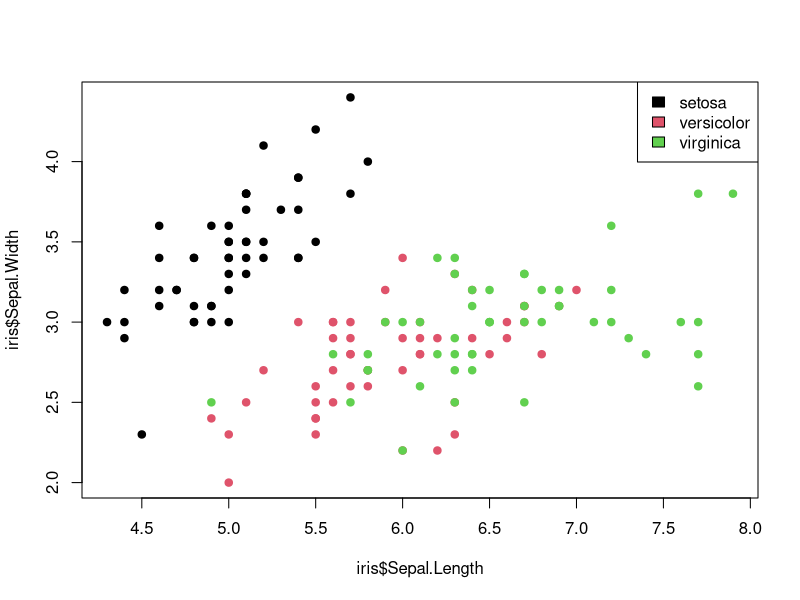
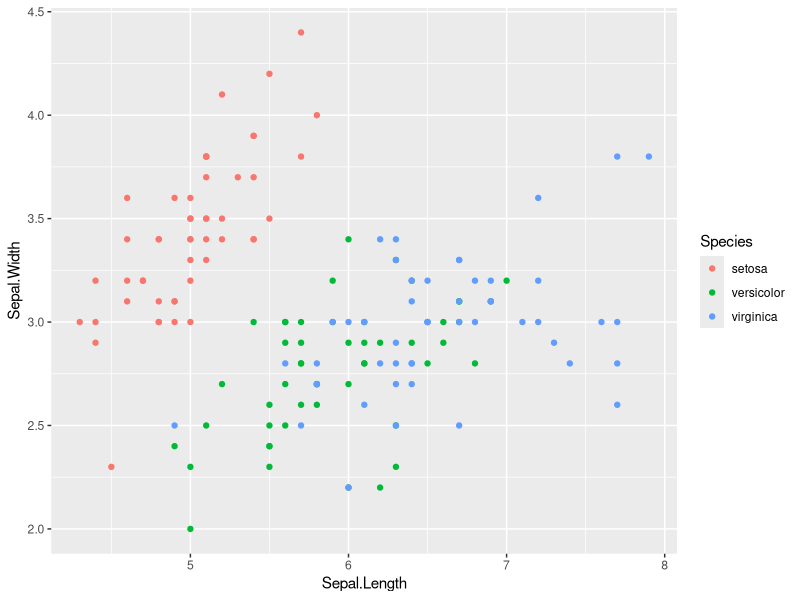
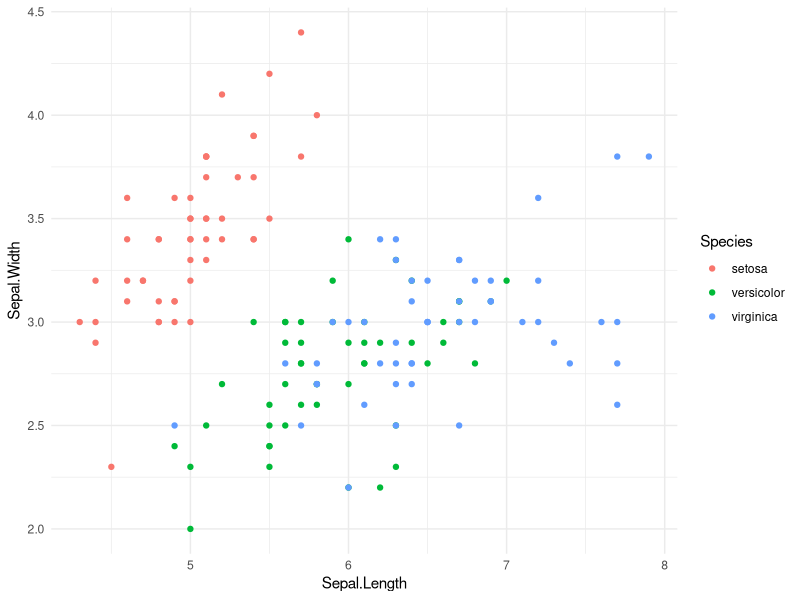
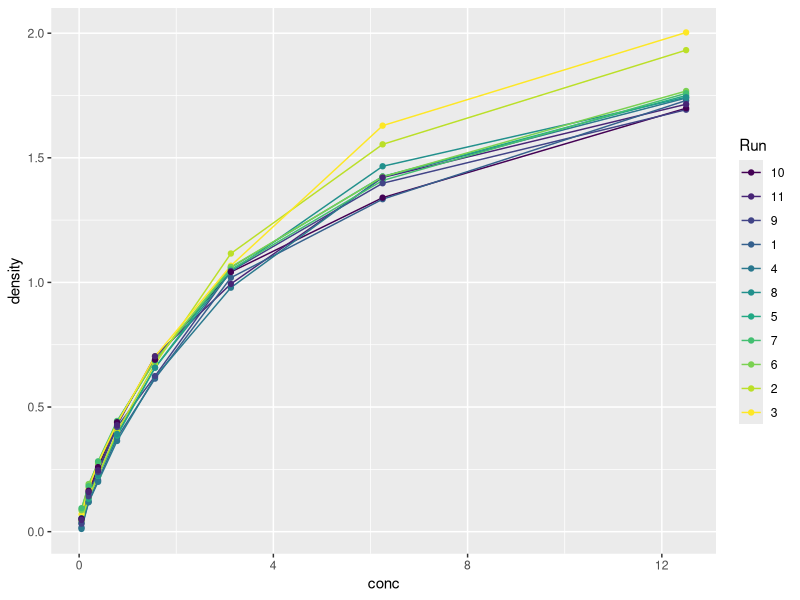
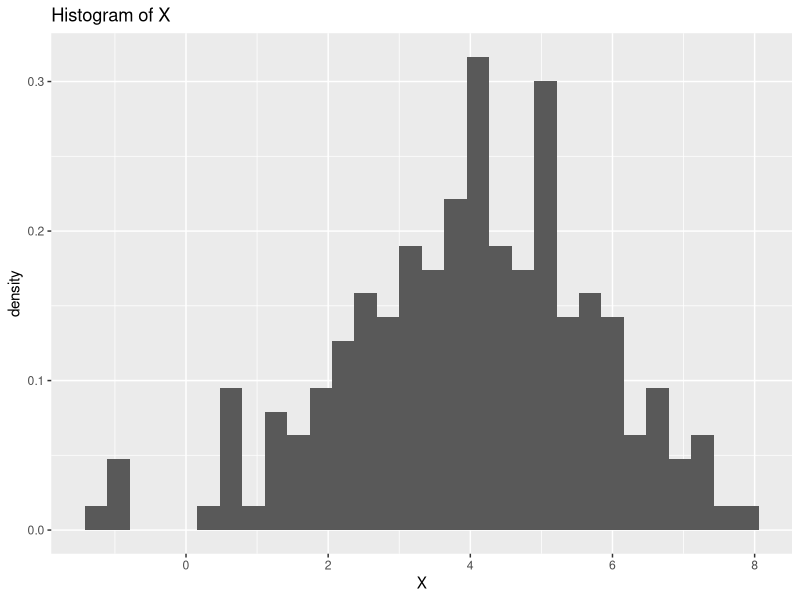
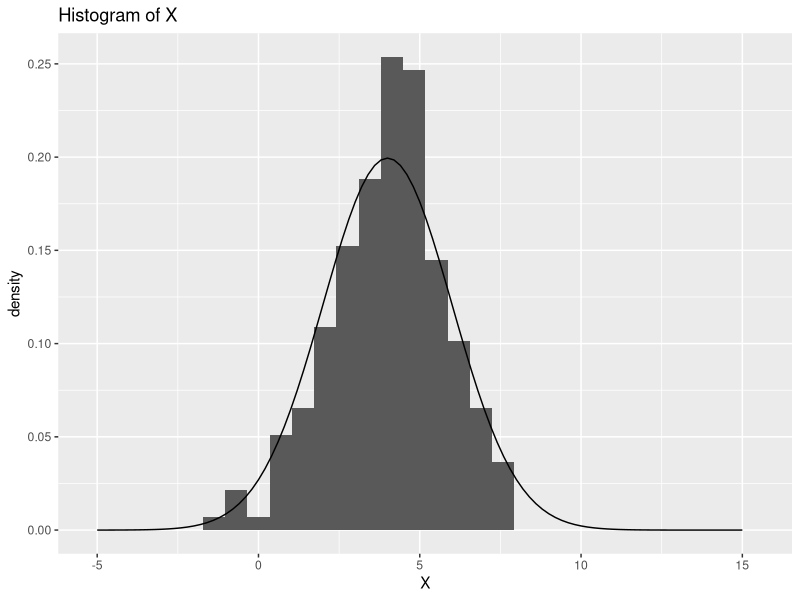

R code for these plots, in order:
## ---- chunk 1
knitr::opts_chunk$set(echo = TRUE)
## ---- chunk 2
data(iris)
help(iris)
View(iris)
plot(iris$Sepal.Length, iris$Sepal.Width, pch=19, col=iris$Species)
legend('topright', legend=levels(iris$Species), fill=1:3)
help(mean)
tapply(iris$Sepal.Length, iris$Species, mean)
## ---- chunk 3
iris$Sepal.Area <- iris$Sepal.Length * iris$Sepal.Width
## ---- chunk 4
numbers <- 1:1000
numbers <- numbers * 2
numbers[seq(5, length(numbers), by = 5)] <- 0
numbers <- c(-2, -1, numbers, 2001, 2002)
length(numbers)
## ---- chunk 5
trzy_poziomy <- iris[1:3,5]
trzy_poziomy
## ---- chunk 6
library(ggplot2)
## ---- chunk 7
ggplot(iris) + geom_point(aes(x=Sepal.Length, y=Sepal.Width, col=Species))
## ---- chunk 8
ggplot(iris) + geom_point(aes(x=Sepal.Length, y=Sepal.Width, col=Species)) + theme_minimal()
## ---- chunk 9
data(DNase, package = "datasets")
filtered_DNase <- DNase[seq(1, nrow(DNase), by = 2), ]

ggplot(filtered_DNase, aes(x = conc, y = density, colour = factor(Run))) +
  geom_line() +
  geom_point(shape = 19) +
  labs(colour = "Run")
## ---- chunk 10
# Te zadania są do zrobienia jeśli zostanie dodatkowy czas na laboratoriach lub  do domu.
## ---- chunk 11
help(rnorm)
X <- rnorm(200, mean = 4, sd = 2)
X <- data.frame(X)

histogram <- ggplot(X, aes(x = X, y = ..density..)) +
  geom_histogram() +
  labs(title = "Histogram of X", x = "X", y = "density")
histogram
x <- seq(-5, 15, by = 0.2)
y <- dnorm(x, 4, 2)
d <- data.frame(x, y)



histogram_vs_gestosc <- histogram + geom_line(aes(x = x, y = y), data=d)
histogram_vs_gestosc
